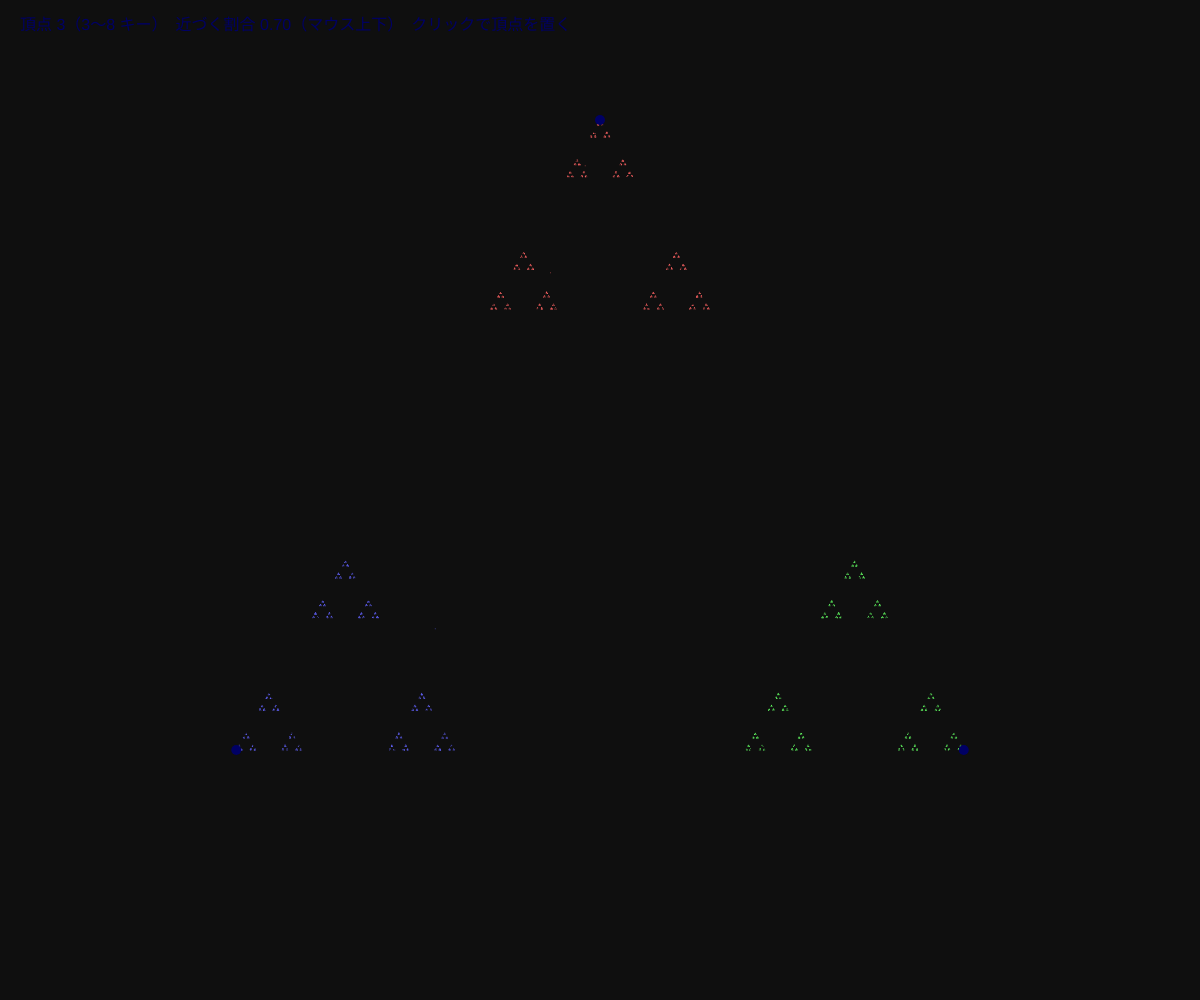
Frame 1 (no input)
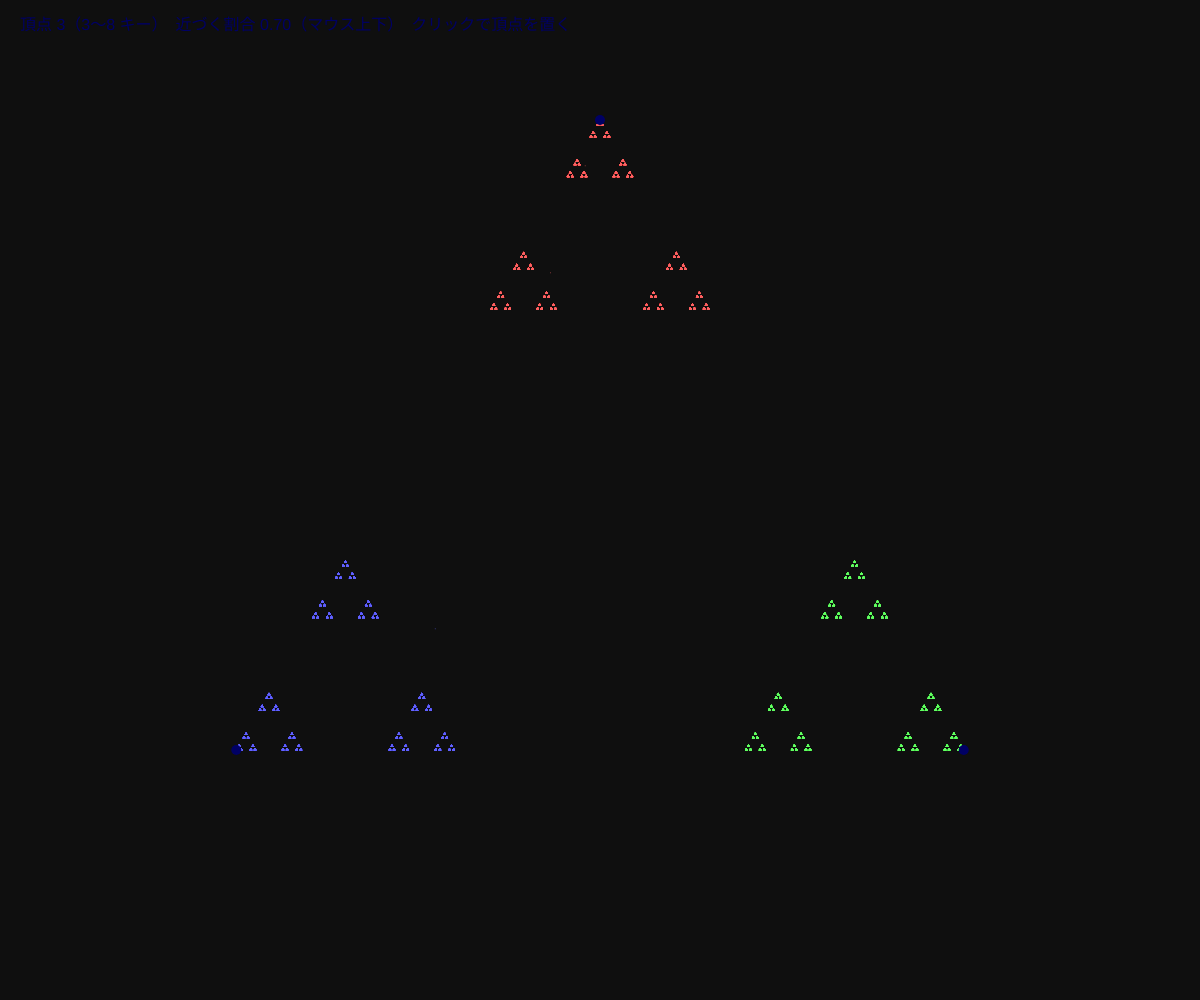
Frame 60 (no input)
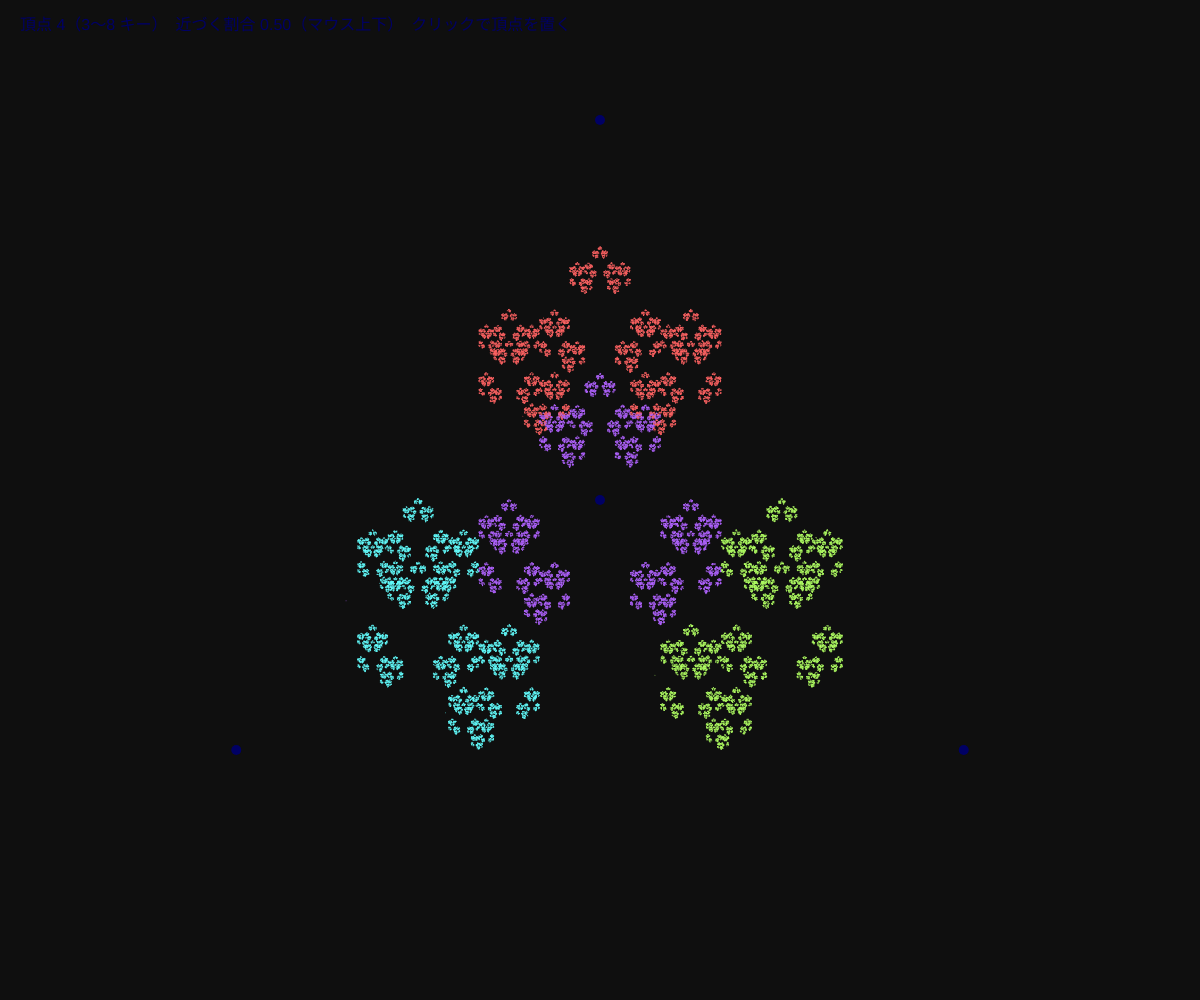
Frame 120 (the mouse pressed at the canvas centre since frame 60)

The p5.js sketch that drew these frames (run headless with seeded random() and noise() and a simulated clock; from frame 60 on, the mouse is pressed at the canvas centre):

// p5.js sketch
// ── sketch.js
// ============================================
// 07 カオスゲーム（ランダムからフラクタルが生まれる）
// 「頂点をランダムに1つ選んで、そこへ半分だけ近づく」をくり返すと…？
// 3〜8 キーで頂点の数 / マウス上下 = 近づく割合 / クリックで頂点を置く
// ============================================

let vertices = [];
let px, py; // 今の点の位置
let layer;
let ratio = 0.5; // どれだけ近づくか（0.5 = 半分）
let lastIndex = -1;

function setup() {
  createCanvas(windowWidth, windowHeight);
  layer = createGraphics(width, height);
  layer.colorMode(HSB, 360, 100, 100, 100);
  setPolygon(3);
}

// 正 n 角形の頂点を置く
function setPolygon(n) {
  vertices = [];
  let r = min(width, height) * 0.42;
  for (let i = 0; i < n; i++) {
    let a = -HALF_PI + (TWO_PI * i) / n;
    vertices.push(createVector(width / 2 + cos(a) * r, height / 2 + 40 + sin(a) * r));
  }
  reset();
}

function reset() {
  layer.background(0, 0, 6);
  px = random(width);
  py = random(height);
}

function draw() {
  // マウスで近づく割合を変える（変わったら描き直す）
  let r = map(mouseY, 0, height, 0.7, 0.3, true);
  if (abs(r - ratio) > 0.003) {
    ratio = r;
    reset();
  }

  // 1フレームに 2000 回くり返す
  for (let i = 0; i < 2000; i++) {
    let k = floor(random(vertices.length)); // 頂点をランダムに選ぶ
    // 頂点が4つ以上のとき：同じ頂点を続けて選ばない（こうすると模様がきれいに出る）
    if (vertices.length >= 4 && k === lastIndex) continue;
    lastIndex = k;
    let v = vertices[k];
    px = lerp(px, v.x, ratio); // 選んだ頂点に向かって ratio だけ近づく
    py = lerp(py, v.y, ratio);
    layer.stroke((k * 360) / vertices.length, 60, 100, 60);
    layer.point(px, py);
  }
  image(layer, 0, 0);

  // 頂点を描く
  noStroke();
  fill(0, 0, 100);
  for (let v of vertices) circle(v.x, v.y, 10);

  textSize(16);
  text('頂点 ' + vertices.length + '（3〜8 キー）　近づく割合 ' + nf(ratio, 1, 2) + '（マウス上下）　クリックで頂点を置く', 20, 30);
}

function keyPressed() {
  if (key >= '3' && key <= '8') setPolygon(int(key));
  if (key === 'r' || key === 'R') setPolygon(3);
}

function mousePressed() {
  // 自分で好きな場所に頂点を置く（最初のクリックで頂点をリセット）
  if (vertices.length >= 8 || mouseY < 50) return;
  vertices.push(createVector(mouseX, mouseY));
  reset();
}

// ---------- やってみよう ----------
// 1. 3つの頂点・割合 0.5 → シェルピンスキーの三角形になる！（05 と同じ形）
// 2. 頂点 4つ、5つ、6つで、きれいに見える割合を探そう
// 3. 「同じ頂点を続けて選ばない」ルールを消すと、四角形はどうなる？
